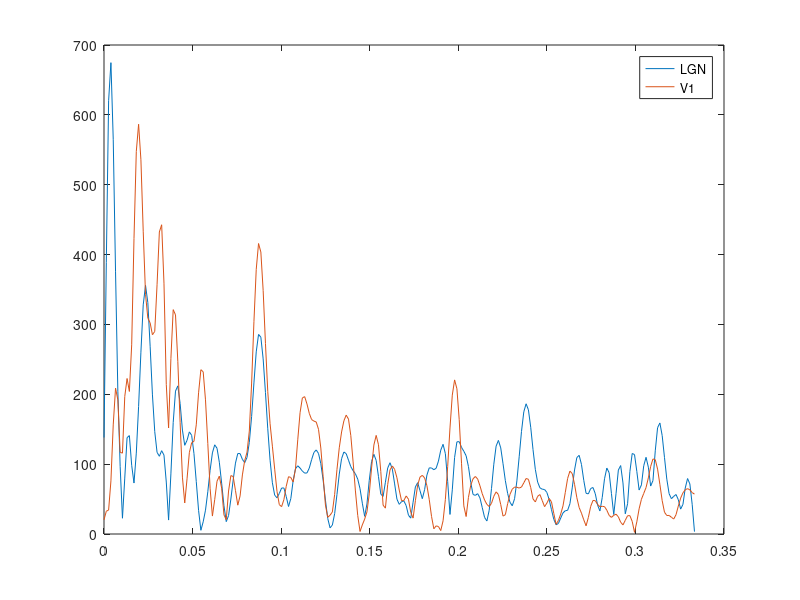
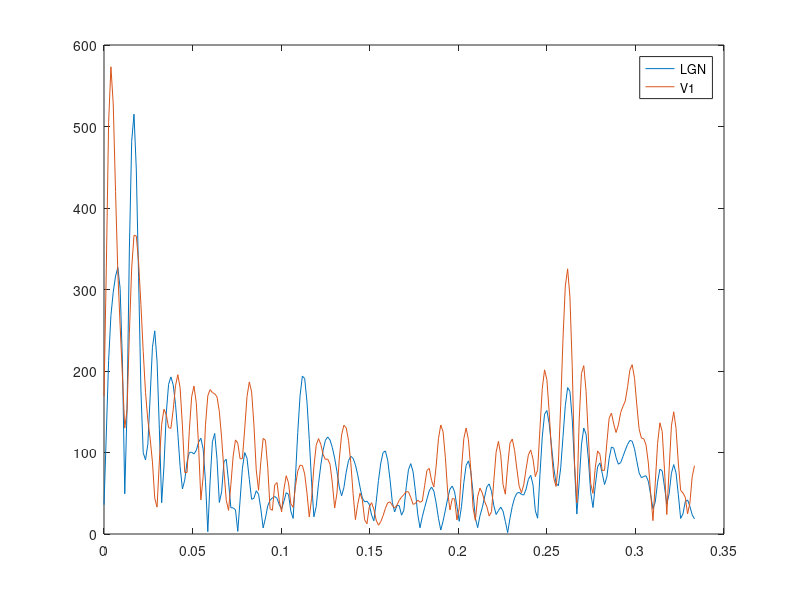
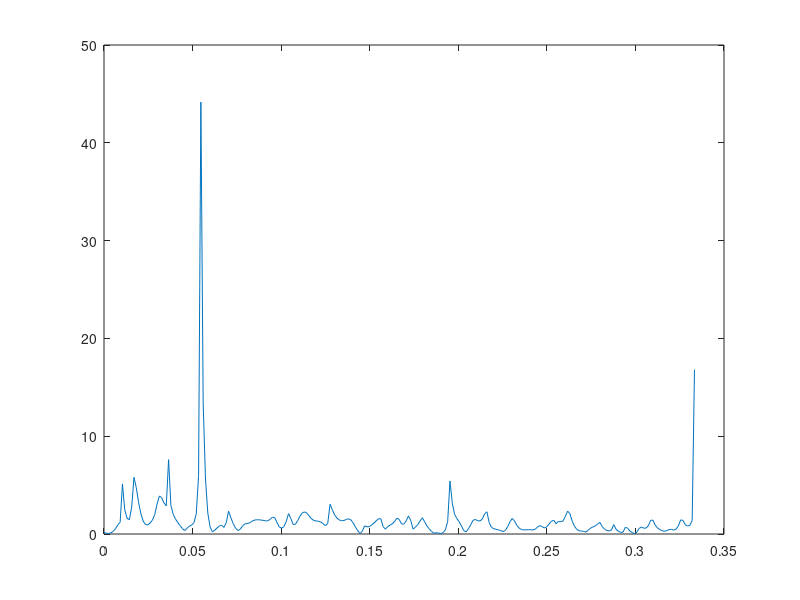

The MATLAB script that drew these images, in order: (Note: this script raises an error after producing the figures.)
%%%% Loading the fft data %%%%%%
%%%%%%%%%%%%%%%%%%%%%%%%%%%%%%%%
C1EC=load('C1EC.mat');
C1EO=load('C1EO.mat');
P1EC=load('P1EC.mat');
P1EO=load('P1EO.mat');

%%%%%%%%%%%%%%%%%%%%%%%%%%%%%%%%%%%%%%%%%%%%%%%%%%%%%%%%%%%%%%%%%%%%%%%%%%
%%%%%%% Define time and frequency vectors and other parameters %%%%%%%%%%%
T=1.5; %%%%% Sampling Time (TR=2000ms)
L= 160; %%%% Signal Length
NFFT = 512; %%%%%% Number of FFT point 
time_vector = (0:L-1)*T;
frequency_vector = 0:1/(L*T):1/(2*T); %%% for normal FFT
frequency_vector_NFFT = 0:1/(NFFT*T):1/(2*T); %%% for NFFT-point FFT
% frequency_vector = 0:1/(L*T):(160 - 1) / (2* 160 * 1.25);

%%%%%%%%%%% Amplitude Spectrum of signal %%%%%%%%%%%%%
%%%%%%%%%%%%%%%%%%%%%%%%%%%%%%%%%%%%%%%%%%%%%%%%%%%%%%
C1EC_LGN=abs(C1EC.LGN_noDC_windowed_fft);
C1EC_V1=abs(C1EC.V1_noDC_windowed_fft);
C1EO_LGN=abs(C1EO.LGN_noDC_windowed_fft);
C1EO_V1=abs(C1EO.V1_noDC_windowed_fft);
P1EC_LGN=abs(P1EC.LGN_noDC_windowed_fft);
P1EC_V1=abs(P1EC.V1_noDC_windowed_fft);
P1EO_LGN=abs(P1EO.LGN_noDC_windowed_fft);
P1EO_V1=abs(P1EO.V1_noDC_windowed_fft);

% C1EC_LGN_phase=angle(C1EC.LGN_noDC_windowed_fft);
% C1EC_V1_phase=angle(C1EC.V1_noDC_windowed_fft);
% figure
% plot(frequency_vector_NFFT,[C1EC_LGN_phase(1:length(frequency_vector_NFFT)) C1EC_V1_phase(1:length(frequency_vector_NFFT))])
% legend('LGN','V1')

figure
plot(frequency_vector_NFFT,[C1EC_LGN(1:length(frequency_vector_NFFT)) C1EC_V1(1:length(frequency_vector_NFFT))])
legend('LGN','V1')

figure
plot(frequency_vector_NFFT,[P1EC_LGN(1:length(frequency_vector_NFFT)) P1EC_V1(1:length(frequency_vector_NFFT))])
legend('LGN','V1')

%%%% Normalization (not necessary)%%%%%
% clear C1EC_LGN C1EC_V1
% C1EC_LGN=C1EC.LGN_noDC_windowed_fft/max(C1EC.LGN_noDC_windowed_fft);
% C1EC_V1=C1EC.V1_noDC_windowed_fft/max(C1EC.V1_noDC_windowed_fft);
% % C1EC_LGN=C1EC_LGN/max(C1EC_LGN);
% % C1EC_V1=C1EC_V1/max(C1EC_V1);
% C1EC_LGN=abs(C1EC_LGN);
% C1EC_V1=abs(C1EC_V1);

%%%%%%%%%%% Power Spectrum of signal %%%%%%%%%%%%%
%%%%%%%%%%%%%%%%%%%%%%%%%%%%%%%%%%%%%%%%%%%%%%%%%%

% C1EC_LGN=C1EC.LGN_noDC_windowed_fft.*conj(C1EC.LGN_noDC_windowed_fft);
% C1EC_V1=C1EC.V1_noDC_windowed_fft.*conj(C1EC.V1_noDC_windowed_fft);
% C1EO_LGN=C1EO.LGN_noDC_windowed_fft.*conj(C1EO.LGN_noDC_windowed_fft);
% C1EO_V1=C1EO.V1_noDC_windowed_fft.*conj(C1EO.V1_noDC_windowed_fft);
% P1EC_LGN=P1EC.LGN_noDC_windowed_fft.*conj(P1EC.LGN_noDC_windowed_fft);
% P1EC_V1=P1EC.V1_noDC_windowed_fft.*conj(P1EC.V1_noDC_windowed_fft);
% P1EO_LGN=P1EO.LGN_noDC_windowed_fft.*conj(P1EO.LGN_noDC_windowed_fft);
% P1EO_V1=P1EO.V1_noDC_windowed_fft.*conj(P1EO.V1_noDC_windowed_fft);

%%%%%%%%%%%%%% Display %%%%%%%%%%%%%%%%%%%%%%%%%%
% figure;
% plot(frequency_vector_NFFT,[C1EC_LGN(1:length(frequency_vector_NFFT)) C1EC_V1(1:length(frequency_vector_NFFT)) C1EO_LGN(1:length(frequency_vector_NFFT))...
%                             C1EO_V1(1:length(frequency_vector_NFFT)) P1EC_LGN(1:length(frequency_vector_NFFT)) P1EC_V1(1:length(frequency_vector_NFFT))...
%                             P1EO_LGN(1:length(frequency_vector_NFFT)) P1EO_V1(1:length(frequency_vector_NFFT))]);
%                         
% legend('LGN C1EC','V1 C1EC','LGN C1EO','V1 C1EO','LGN P1EC','V1 P1EC','LGN P1EO','V1 P1EO');
% xlabel('Frequency (Hz)'), ylabel('Amplitude Spectrum');
% title('Frequency Response')

% %%%%%%%%% Transfer function calculation normal %%%%%%%%%%%
% %%%%%%%%%%%%%%%%%%%%%%%%%%%%%%%%%%%%%%%%%%%%%%%%%%%%%%%%%%  
% C1EC.LGN_noDC_windowed_fft=C1EC.LGN_noDC_windowed_fft/max(C1EC.LGN_noDC_windowed_fft);
% C1EC.V1_noDC_windowed_fft=C1EC.V1_noDC_windowed_fft/max(C1EC.V1_noDC_windowed_fft);
tf_C1EC_LGN_V1= C1EC.V1_noDC_windowed_fft./ C1EC.LGN_noDC_windowed_fft;
P_tf_C1EC_LGN_V1= tf_C1EC_LGN_V1.*conj(tf_C1EC_LGN_V1);
A_tf_C1EC_LGN_V1 = abs(tf_C1EC_LGN_V1);

tf_C1EO_LGN_V1= C1EO.V1_noDC_windowed_fft./ C1EO.LGN_noDC_windowed_fft;
P_tf_C1EO_LGN_V1= tf_C1EO_LGN_V1.*conj(tf_C1EO_LGN_V1);
A_tf_C1EO_LGN_V1 = abs(tf_C1EO_LGN_V1);

tf_P1EC_LGN_V1= P1EC.V1_noDC_windowed_fft./ P1EC.LGN_noDC_windowed_fft;
P_tf_P1EC_LGN_V1= tf_P1EC_LGN_V1.*conj(tf_P1EC_LGN_V1);
A_tf_P1EC_LGN_V1=abs(tf_P1EC_LGN_V1);

tf_P1EO_LGN_V1= P1EO.V1_noDC_windowed_fft./ P1EO.LGN_noDC_windowed_fft;
P_tf_P1EO_LGN_V1= tf_P1EO_LGN_V1.*conj(tf_P1EO_LGN_V1);
A_tf_P1EO_LGN_V1=abs(tf_P1EO_LGN_V1);

figure
plot(frequency_vector_NFFT,A_tf_C1EC_LGN_V1(1:length(frequency_vector_NFFT)))

% figure;
% plot(frequency_vector_NFFT,[A_tf_C1EC_LGN_V1(1:length(frequency_vector_NFFT)) A_tf_C1EO_LGN_V1(1:length(frequency_vector_NFFT))...
%                             A_tf_P1EC_LGN_V1(1:length(frequency_vector_NFFT)) A_tf_P1EO_LGN_V1(1:length(frequency_vector_NFFT))])
% legend('C1EC','C1EO','P1EC','P1EO')

%%%%%%% Transfer function using Moving average smoothing %%%%%%%%%
%%%%%%%%%%%%%%%%%%%%%%%%%%%%%%%%%%%%%%%%%%%%%%%%%%%%%%%%%%%%%%%%%%

ma_point=3;
tf_C1EC_LGN_V1_smooth= smooth(abs(C1EC.V1_noDC_windowed_fft),ma_point)./ smooth(abs(C1EC.LGN_noDC_windowed_fft),ma_point);
P_tf_C1EC_LGN_V1_smooth= tf_C1EC_LGN_V1_smooth.*conj(tf_C1EC_LGN_V1_smooth);
A_tf_C1EC_LGN_V1_smooth = abs(tf_C1EC_LGN_V1_smooth);

tf_C1EO_LGN_V1_smooth= smooth(abs(C1EO.V1_noDC_windowed_fft),ma_point)./ smooth(abs(C1EO.LGN_noDC_windowed_fft),ma_point);
P_tf_C1EO_LGN_V1_smooth= tf_C1EC_LGN_V1_smooth.*conj(tf_C1EC_LGN_V1_smooth);
A_tf_C1EO_LGN_V1_smooth = abs(tf_C1EC_LGN_V1_smooth);

tf_P1EC_LGN_V1_smooth= smooth(abs(P1EC.V1_noDC_windowed_fft),ma_point)./ smooth(abs(P1EC.LGN_noDC_windowed_fft),ma_point);
P_tf_P1EC_LGN_V1_smooth= tf_C1EC_LGN_V1_smooth.*conj(tf_C1EC_LGN_V1_smooth);
A_tf_P1EC_LGN_V1_smooth=abs(tf_C1EC_LGN_V1_smooth);

tf_P1EO_LGN_V1_smooth= smooth(abs(P1EO.V1_noDC_windowed_fft),ma_point)./ smooth(abs(P1EO.LGN_noDC_windowed_fft),ma_point);
P_tf_P1EO_LGN_V1_smooth= tf_C1EC_LGN_V1_smooth.*conj(tf_C1EC_LGN_V1_smooth);
A_tf_P1EO_LGN_V1_smooth=abs(tf_C1EC_LGN_V1_smooth);

figure;
plot(frequency_vector_NFFT,A_tf_C1EC_LGN_V1_smooth(1:length(frequency_vector_NFFT)))
figure;
plot(frequency_vector_NFFT,[A_tf_C1EC_LGN_V1_smooth(1:length(frequency_vector_NFFT)) A_tf_C1EO_LGN_V1_smooth(1:length(frequency_vector_NFFT))...
                            A_tf_P1EC_LGN_V1_smooth(1:length(frequency_vector_NFFT)) A_tf_P1EO_LGN_V1_smooth(1:length(frequency_vector_NFFT))])
legend('C1EC','C1EO','P1EC','P1EO')

%%%%%%%%%%%% Transfer function using frequency bands (manual smoothing) %%%%%%%%%%
%%%%%%%%%%%%%%%%%%%%%%%%%%%%%%%%%%%%%%%%%%%%%%%%%%%%%%%%%%%%%%%%%%%%%%%%%%%%%%%%%%
clear tf_C1EC_LGN_V1 A_tf_C1EC_LGN_V1
smoothing_length=4;

c=length(frequency_vector_NFFT)-mod(length(frequency_vector_NFFT),smoothing_length);
for i=1:c
    numerator_C1EC=mean(C1EC.V1_noDC_windowed_fft(i:i+smoothing_length-1));
    denom_C1EC=mean(C1EC.LGN_noDC_windowed_fft(i:i+smoothing_length-1));
    tf_C1EC_LGN_V1(i)=numerator_C1EC/denom_C1EC;
    
    numerator_C1EO=mean(C1EO.V1_noDC_windowed_fft(i:i+smoothing_length-1));
    denom_C1EO=mean(C1EO.LGN_noDC_windowed_fft(i:i+smoothing_length-1));
    tf_C1EO_LGN_V1(i)=numerator_C1EO/denom_C1EO;
    
    numerator_P1EC=mean(P1EC.V1_noDC_windowed_fft(i:i+smoothing_length-1));
    denom_P1EC=mean(P1EC.LGN_noDC_windowed_fft(i:i+smoothing_length-1));
    tf_P1EC_LGN_V1(i)=numerator_P1EC/denom_P1EC;
    
    numerator_P1EO=mean(P1EO.V1_noDC_windowed_fft(i:i+smoothing_length-1));
    denom_P1EO=mean(P1EO.LGN_noDC_windowed_fft(i:i+smoothing_length-1));
    tf_P1EO_LGN_V1(i)=numerator_P1EO/denom_P1EO;
end
tf_C1EC_LGN_V1(c+1:c+rem(length(frequency_vector_NFFT),smoothing_length))=C1EC.V1_noDC_windowed_fft(c+1:c+rem(length(frequency_vector_NFFT),smoothing_length))...
                                                                      ./C1EC.LGN_noDC_windowed_fft(c+1:c+rem(length(frequency_vector_NFFT),smoothing_length));
tf_C1EO_LGN_V1(c+1:c+rem(length(frequency_vector_NFFT),smoothing_length))=C1EO.V1_noDC_windowed_fft(c+1:c+rem(length(frequency_vector_NFFT),smoothing_length))...
                                                                      ./C1EO.LGN_noDC_windowed_fft(c+1:c+rem(length(frequency_vector_NFFT),smoothing_length));
tf_P1EC_LGN_V1(c+1:c+rem(length(frequency_vector_NFFT),smoothing_length))=P1EC.V1_noDC_windowed_fft(c+1:c+rem(length(frequency_vector_NFFT),smoothing_length))...
                                                                      ./P1EC.LGN_noDC_windowed_fft(c+1:c+rem(length(frequency_vector_NFFT),smoothing_length));
tf_P1EO_LGN_V1(c+1:c+rem(length(frequency_vector_NFFT),smoothing_length))=P1EO.V1_noDC_windowed_fft(c+1:c+rem(length(frequency_vector_NFFT),smoothing_length))...
                                                                      ./P1EO.LGN_noDC_windowed_fft(c+1:c+rem(length(frequency_vector_NFFT),smoothing_length));

% tf_C1EC_LGN_V1= abs(C1EC.V1_noDC_windowed_fft)./ abs(C1EC.LGN_noDC_windowed_fft);
P_tf_C1EC_LGN_V1= tf_C1EC_LGN_V1.*conj(tf_C1EC_LGN_V1);
A_tf_C1EC_LGN_V1 = abs(tf_C1EC_LGN_V1);

% tf_C1EO_LGN_V1= abs(C1EO.V1_noDC_windowed_fft)./ abs(C1EO.LGN_noDC_windowed_fft);
P_tf_C1EO_LGN_V1= tf_C1EO_LGN_V1.*conj(tf_C1EO_LGN_V1);
A_tf_C1EO_LGN_V1 = abs(tf_C1EO_LGN_V1);

% tf_P1EC_LGN_V1= abs(P1EC.V1_noDC_windowed_fft)./ abs(P1EC.LGN_noDC_windowed_fft);
P_tf_P1EC_LGN_V1= tf_P1EC_LGN_V1.*conj(tf_P1EC_LGN_V1);
A_tf_P1EC_LGN_V1=abs(tf_P1EC_LGN_V1);

% tf_P1EO_LGN_V1= abs(P1EO.V1_noDC_windowed_fft)./ abs(P1EO.LGN_noDC_windowed_fft);
P_tf_P1EO_LGN_V1= tf_P1EO_LGN_V1.*conj(tf_P1EO_LGN_V1);
A_tf_P1EO_LGN_V1=abs(tf_P1EO_LGN_V1);
figure;
plot(frequency_vector_NFFT,A_tf_C1EC_LGN_V1(1:length(frequency_vector_NFFT)))

plot(frequency_vector_NFFT,[A_tf_C1EC_LGN_V1(1:length(frequency_vector_NFFT)) A_tf_C1EO_LGN_V1(1:length(frequency_vector_NFFT))...
                            A_tf_P1EC_LGN_V1(1:length(frequency_vector_NFFT)) A_tf_P1EO_LGN_V1(1:length(frequency_vector_NFFT))])
legend('C1EC','C1EO','P1EC','P1EO')




%%%%%% Transfer funcion using frequency bands (by thresholding) %%%%%%%%%%
%%%%%%%%%%%%%%%%%%%%%%%%%%%%%%%%%%%%%%%%%%%%%%%%%%%%%%%%%%%%%%%%%%%%%%%%%%
clear tf_C1EC_LGN_V1 A_tf_C1EC_LGN_V1
threshold_level=10;

tf_C1EC_LGN_V1=threshold_tf(C1EC.V1_noDC_windowed_fft,C1EC.LGN_noDC_windowed_fft,4);
tf_C1EO_LGN_V1=threshold_tf(C1EO.V1_noDC_windowed_fft,C1EO.LGN_noDC_windowed_fft,5);
tf_P1EC_LGN_V1=threshold_tf(P1EC.V1_noDC_windowed_fft,P1EC.LGN_noDC_windowed_fft,2);
tf_P1EO_LGN_V1=threshold_tf(P1EO.V1_noDC_windowed_fft,P1EO.LGN_noDC_windowed_fft,7);

A_tf_C1EC_LGN_V1=abs(tf_C1EC_LGN_V1);
A_tf_C1EO_LGN_V1=abs(tf_C1EO_LGN_V1);
A_tf_P1EC_LGN_V1=abs(tf_P1EC_LGN_V1);
A_tf_P1EO_LGN_V1=abs(tf_P1EO_LGN_V1);

figure;
plot(frequency_vector_NFFT',[A_tf_C1EC_LGN_V1(1:length(frequency_vector_NFFT));A_tf_C1EO_LGN_V1(1:length(frequency_vector_NFFT))
                             A_tf_P1EC_LGN_V1(1:length(frequency_vector_NFFT));  A_tf_P1EO_LGN_V1(1:length(frequency_vector_NFFT))]);
legend('C1EC','C1EO','P1EC','P1EO')                         
% A_tf_C1EO_LGN_V1(1:length(frequency_vector_NFFT))...
%                             A_tf_P1EC_LGN_V1(1:length(frequency_vector_NFFT)) A_tf_P1EO_LGN_V1(1:length(frequency_vector_NFFT))]);
% legend('C1EC','C1EO','P1EC','P1EO')
% figure;
% A_tf_C1EC_LGN_V1=abs(tf_C1EC_LGN_V1);
% plot(frequency_vector_NFFT,A_tf_C1EC_LGN_V1(1:length(frequency_vector_NFFT)))
% 
% figure;
% A_tf_P1EC_LGN_V1=abs(tf_P1EC_LGN_V1);
% plot(frequency_vector_NFFT,A_tf_P1EC_LGN_V1(1:length(frequency_vector_NFFT)))




        
        



plot(frequency_vector_NFFT,[A_tf_C1EC_LGN_V1(1:length(frequency_vector_NFFT)) A_tf_C1EO_LGN_V1(1:length(frequency_vector_NFFT))...
                            A_tf_P1EC_LGN_V1(1:length(frequency_vector_NFFT)) A_tf_P1EO_LGN_V1(1:length(frequency_vector_NFFT))])
legend('C1EC','C1EO','P1EC','P1EO')














%%% Amplitude spectrum of LGN and V1 signal 
figure;
subplot 221
plot(frequency_vector_NFFT,[C1EC_LGN(1:length(frequency_vector_NFFT)) C1EC_V1(1:length(frequency_vector_NFFT))]);
legend('LGN C1EC','V1 C1EC');
xlabel('Frequency (Hz)'), ylabel('Amplitude Spectrum');

subplot 222
plot(frequency_vector_NFFT,[C1EO_LGN(1:length(frequency_vector_NFFT)) C1EO_V1(1:length(frequency_vector_NFFT))]);
legend('LGN C1EO','V1 C1EO');
xlabel('Frequency (Hz)'), ylabel('Amplitude Spectrum');

subplot 223
plot(frequency_vector_NFFT,[P1EC_LGN(1:length(frequency_vector_NFFT)) P1EC_V1(1:length(frequency_vector_NFFT))]);
legend('LGN P1EC','V1 P1EC');
xlabel('Frequency (Hz)'), ylabel('Amplitude Spectrum');

subplot 224
plot(frequency_vector_NFFT,[P1EO_LGN(1:length(frequency_vector_NFFT)) P1EO_V1(1:length(frequency_vector_NFFT))]);
legend('LGN P1EO','V1 P1EO');
xlabel('Frequency (Hz)'), ylabel('Amplitude Spectrum');
                        



figure;
plot(frequency_vector_NFFT,[A_tf_C1EC_LGN_V1(1:length(frequency_vector_NFFT)) A_tf_C1EO_LGN_V1(1:length(frequency_vector_NFFT))...
                            A_tf_P1EC_LGN_V1(1:length(frequency_vector_NFFT)) A_tf_P1EO_LGN_V1(1:length(frequency_vector_NFFT))]);
legend('C1EC','C1EO','P1EC','P1EO');
xlabel('Frequency (Hz)'), ylabel('Amplitude Spectrum');
title('Frequency Response of transfer function LGN--->V1')

figure;
plot(frequency_vector_NFFT,[P_tf_C1EC_LGN_V1(1:length(frequency_vector_NFFT)) P_tf_C1EO_LGN_V1(1:length(frequency_vector_NFFT))...
                            P_tf_P1EC_LGN_V1(1:length(frequency_vector_NFFT)) P_tf_P1EO_LGN_V1(1:length(frequency_vector_NFFT))]);
legend('C1EC','C1EO','P1EC','P1EO');
xlabel('Frequency (Hz)'), ylabel('Power Spectrum');
title('Frequency Response of transfer function LGN--->V1')

%%%%%%%%% Transfer function calculation with bands %%%%%%%%%%%
a=C1EC.V1_noDC_windowed_fft;
b=smooth(C1EC.V1_noDC_windowed_fft,3);
% subplot 211
plot(frequency_vector_NFFT,abs([a(1:length(frequency_vector_NFFT)) b(1:length(frequency_vector_NFFT))]))
legend('a','b')
